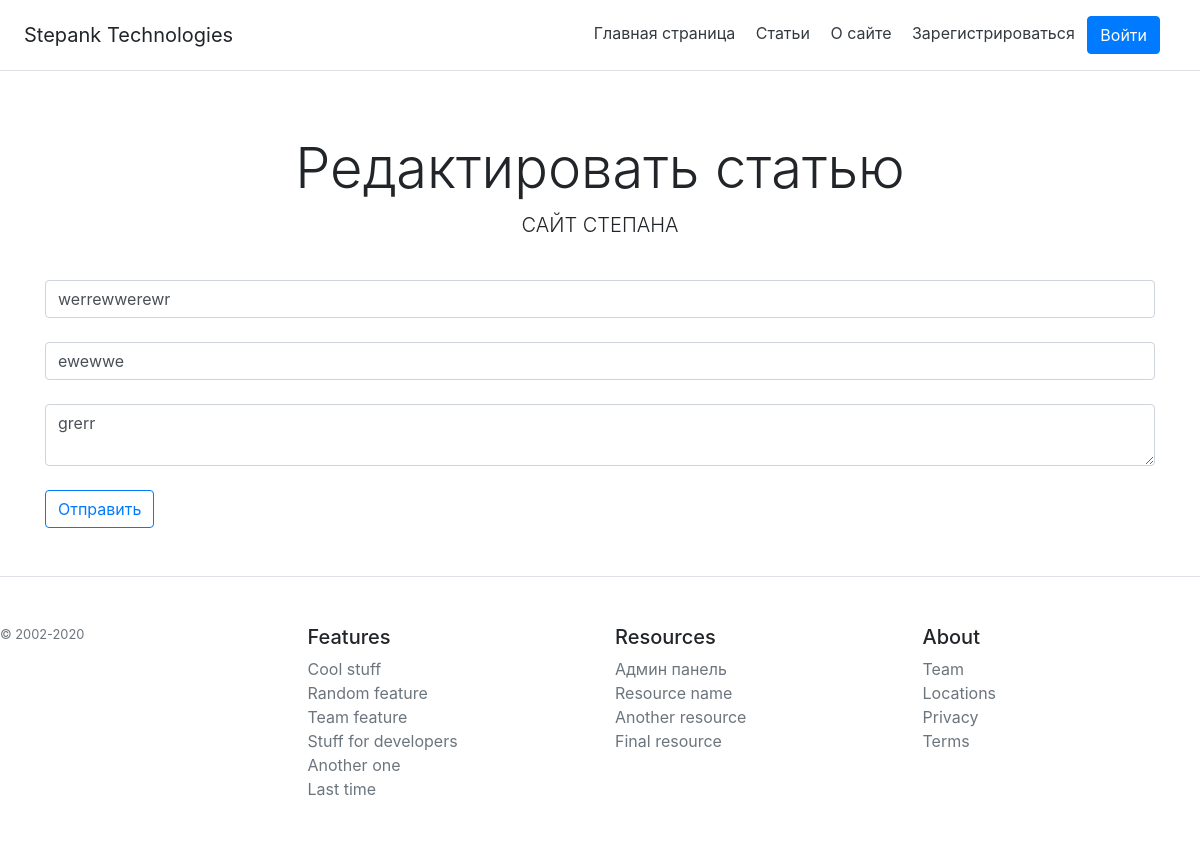
Screenshot of /admin/edit_article/6 with the database file from the repository.
### webapp/models.py (models this page shows, shortened)
class Post(db.Model):
    post_id = db.Column(db.Integer, primary_key=True)
    title = db.Column(db.String(32), nullable=False)
    header = db.Column(db.String(150), nullable=False)
    text = db.Column(db.String(), nullable=False)
    post_creation_date = db.Column(db.DateTime)

### webapp/admin/admin_routes.py (the view)
@admin.route('/edit_article/<int:post_id>', methods=['POST', 'GET'])
def edit_article(post_id):
    post = Post.query.get(post_id)
    if request.method == 'POST':
        try:
            post.title = request.form['title']
            post.header = request.form['header']
            post.text = request.form['text']
            db.session.commit()
            return redirect(url_for('.edit_articles'))
        except:
            return 'Error'
    else:
        return render_template('/admin/edit-article.html', post=post)

### webapp/templates/admin/edit-article.html (shortened to what this page needs)
{% extends 'base.html' %}
{% block home %}
Редактировать статью
{% endblock %}
{% block body %}
<form method="post">
    <input type="text" name="title" id="title" class="form-control" placeholder="Название статьи" value="{{ post.title }}"><br>
    <input type="text" name="header" id="header" class="form-control" placeholder="Заголовок статьи" value="{{ post.header }}"><br>
    <textarea name="text" id="text" cols="" rows="" class="form-control" placeholder="Текст статьи">{{ post.text }}</textarea><br>
    <input type="submit" class="btn btn-outline-primary" value="Отправить">
</form>
{% endblock %}

### rows the page displays
Post: title "werrewwerewr", header "ewewwe", text "grerr"
